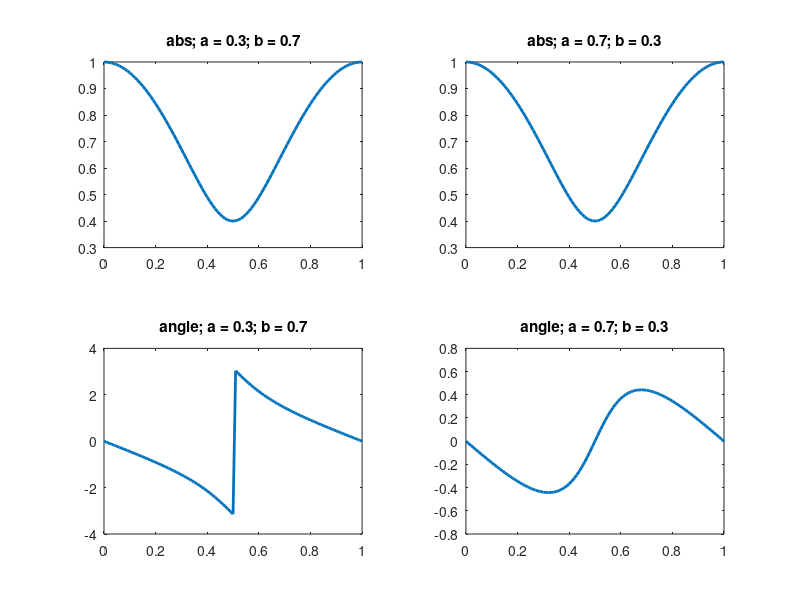

Recreate this plot in MATLAB.
fc = 1;
a1 = 0.3;
b1 = 0.7;
a2 = 0.7;
b2 = 0.3;
f = [0:0.01:fc];
h1 = a1 + b1*exp(-i*f*2*pi);
h2 = a2 + b2*exp(-i*f*2*pi);
subplot(2,2,1)
plot(f, abs(h1), "linewidth", 2);
title('abs; a = 0.3; b = 0.7')
subplot(2,2,3)
plot(f, angle(h1), "linewidth", 2);
title('angle; a = 0.3; b = 0.7')
subplot(2,2,2)
plot(f, abs(h2), "linewidth", 2);
title('abs; a = 0.7; b = 0.3')
subplot(2,2,4)
plot(f, angle(h2), "linewidth", 2);
title('angle; a = 0.7; b = 0.3')
print("filtro.pdf", "-dpdf")
